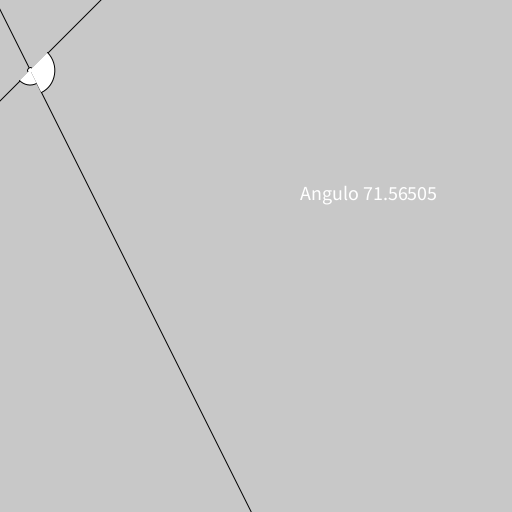
Frame 1 (no input)
Frame 60 (the mouse pressed at the canvas centre just before this capture): identical to frame 1, image omitted
Frame 120 (the mouse held since frame 60 and released just before this capture): identical to frame 1, image omitted

The Processing sketch that drew this single still picture (run headless with seeded random() and noise(); from frame 60 on, the mouse is pressed at the canvas centre):

// Processing sketch: axiomas
// ── axiomas.pde
Linea l1, l2;

void setup () {
  size (512, 512);
  l1 = new Linea(2, 10);
  l2 = new Linea(-1, 100);
}

void draw () {
  background(200);
  l1.Dibujar();
  l2.Dibujar();
  float angulo = Angulo(l2, l1);
  PVector p = Interseccion(l1,l2);
  textSize(20);
  text("Angulo " + degrees(angulo), 300, 200);
  circle(p.x, p.y, 5);
  float theta_l1 = atan(l1.m);
  float theta_l2 = atan(l2.m);
  arc(p.x, p.y, 30, 30, theta_l1, theta_l1 + angulo);
  arc(p.x, p.y, 50, 50, theta_l2, theta_l1);
 // l2.m += 0.001;
}

float Angulo (Linea a, Linea b) {
  float num = a.m - b.m;
  float den = 1 + a.m * b.m; // Nunca es cero
  return atan(num / den);
}

PVector Interseccion (Linea l1, Linea l2) {
  float a = l1.m;
  float c = l1.b;
  float b = l2.m;
  float d = l2.b;
  
  float x = ( d - c ) / ( a - b ) ;
  float y = ( a * d - b * c) / ( a - b ) ;
  
  return new PVector(x,y);
}

// ── Linea.pde
class Linea {
  float m;
  float b;
  float XMIN, XMAX;
  
  Linea (float m, float b) {
    this.m = m;
    this.b = b;
    XMIN = -1000;
    XMAX = 1000;
  }
  
  void Dibujar () {
    float y1 = XMIN * m + b;
    float y2 = XMAX * m + b;
    line (XMIN, y1, XMAX, y2);
  }
  
}
